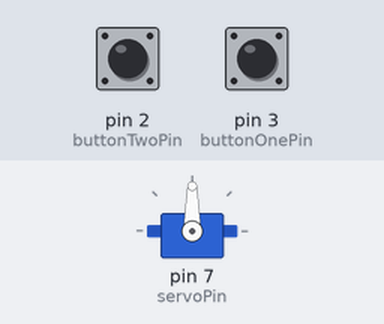
This sketch was run on a simulated Arduino Uno, built with avr-gcc and run on an emulated ATmega328P. Shown: servo. The inputs (shaded band) are chosen by the test bench; at power-on: pin 3 (buttonOnePin) HIGH, pin 2 (buttonTwoPin) HIGH. Random numbers use the default seed unless the sketch sets one; what the sketch prints to the serial monitor is not drawn.

Above: at 2.2 s.
2.3 s: pin 3 (buttonOnePin) pulled LOW for 0.15 s
At 3.3 s:
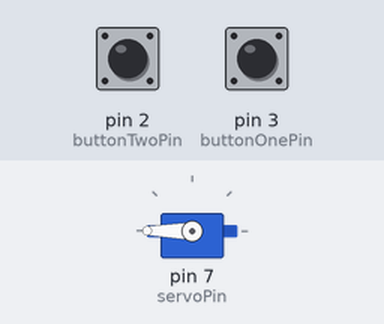
At 11.5 s:
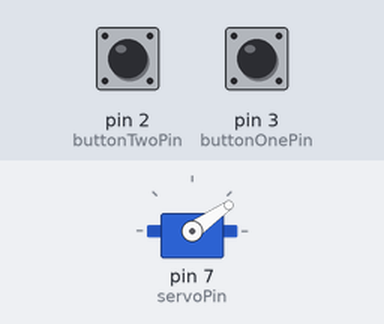
Timing chart, 0 to 13.2 s (numbered marks = the images above; inputs shaded):
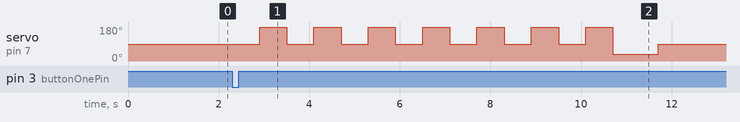

Measured:
- after the input at 2.3 s, servo on pin 7 (servoPin): 90° → 180° after 0.60 s, → 90° 0.60 s later, → 180° 0.60 s later, → 90° 0.60 s later, … (15 changes in this stretch)

The sketch:

diceRoller.ino
```cpp
#include <Servo.h>
int servoPin = 7;
int buttonOnePin = 3;
int buttonTwoPin = 2;
Servo Servo1;

int mode = 0;

void setup() {
   Serial.begin(9600);

   Servo1.attach(servoPin);

  // Reset to the starting point
  Servo1.write(90);
  delay(1000);

  pinMode(buttonOnePin, INPUT_PULLUP);
  pinMode(buttonTwoPin, INPUT_PULLUP);
  attachInterrupt(digitalPinToInterrupt(buttonOnePin), switchToModeOne, FALLING);
  attachInterrupt(digitalPinToInterrupt(buttonTwoPin), switchToModeTwo, RISING);
}

void loop(){
  Serial.println(mode);

  if(mode == 1){
    modeOne();
  } else if (mode == 2){
    modeTwo();
  }
}

void switchToModeOne(){
  mode = 1;
}

void switchToModeTwo(){
  mode = 2;
}

void modeOne(){
  int loops = random(4,8);
  while (loops > 0){
    Servo1.write(90);
    delay(600);
    Servo1.write(180);
    delay(600);
    loops -= 1;
  }

  Servo1.write(35);
  delay(1000);
  Servo1.write(90);

  mode = 0;
}

void modeTwo(){
  Servo1.write(90);
  delay(600);
  Servo1.write(20);
  delay(1000);
  Servo1.write(90);

  mode = 0;
}
```
